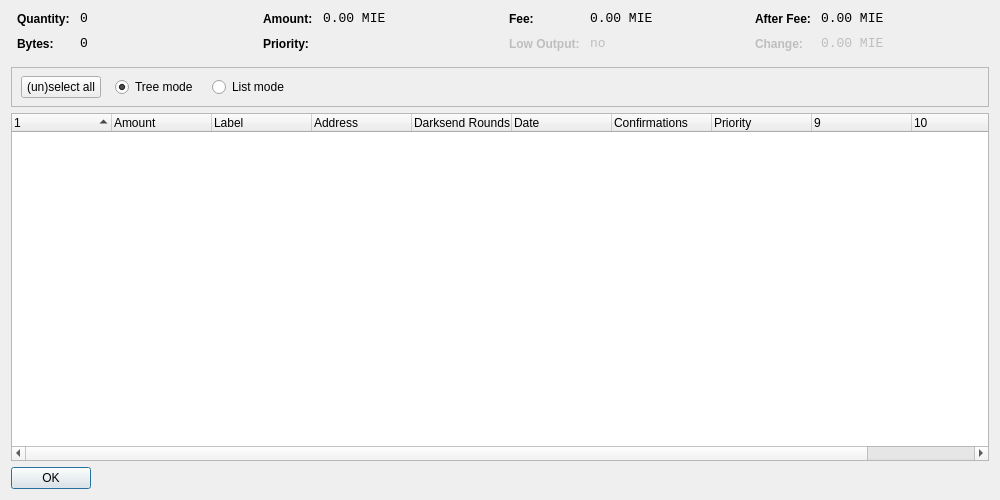
<?xml version="1.0" encoding="UTF-8"?>
<ui version="4.0">
 <class>CoinControlDialog</class>
 <widget class="QDialog" name="CoinControlDialog">
  <property name="geometry">
   <rect>
    <x>0</x>
    <y>0</y>
    <width>1000</width>
    <height>500</height>
   </rect>
  </property>
  <property name="windowTitle">
   <string>Coin Control</string>
  </property>
  <layout class="QVBoxLayout" name="verticalLayout">
   <item>
    <layout class="QHBoxLayout" name="horizontalLayoutTop" stretch="0,0,0,0">
     <property name="topMargin">
      <number>0</number>
     </property>
     <property name="bottomMargin">
      <number>10</number>
     </property>
     <item>
      <layout class="QFormLayout" name="formLayoutCoinControl1">
       <property name="horizontalSpacing">
        <number>10</number>
       </property>
       <property name="verticalSpacing">
        <number>10</number>
       </property>
       <property name="leftMargin">
        <number>6</number>
       </property>
       <property name="rightMargin">
        <number>6</number>
       </property>
       <item row="0" column="0">
        <widget class="QLabel" name="labelCoinControlQuantityText">
         <property name="styleSheet">
          <string notr="true">font-weight:bold;</string>
         </property>
         <property name="text">
          <string>Quantity:</string>
         </property>
        </widget>
       </item>
       <item row="0" column="1">
        <widget class="QLabel" name="labelCoinControlQuantity">
         <property name="font">
          <font>
           <family>Monospace</family>
           <pointsize>10</pointsize>
          </font>
         </property>
         <property name="cursor">
          <cursorShape>IBeamCursor</cursorShape>
         </property>
         <property name="contextMenuPolicy">
          <enum>Qt::ActionsContextMenu</enum>
         </property>
         <property name="text">
          <string notr="true">0</string>
         </property>
         <property name="textInteractionFlags">
          <set>Qt::LinksAccessibleByMouse|Qt::TextSelectableByKeyboard|Qt::TextSelectableByMouse</set>
         </property>
        </widget>
       </item>
       <item row="1" column="0">
        <widget class="QLabel" name="labelCoinControlBytesText">
         <property name="styleSheet">
          <string notr="true">font-weight:bold;</string>
         </property>
         <property name="text">
          <string>Bytes:</string>
         </property>
        </widget>
       </item>
       <item row="1" column="1">
        <widget class="QLabel" name="labelCoinControlBytes">
         <property name="font">
          <font>
           <family>Monospace</family>
           <pointsize>10</pointsize>
          </font>
         </property>
         <property name="cursor">
          <cursorShape>IBeamCursor</cursorShape>
         </property>
         <property name="contextMenuPolicy">
          <enum>Qt::ActionsContextMenu</enum>
         </property>
         <property name="text">
          <string notr="true">0</string>
         </property>
         <property name="textInteractionFlags">
          <set>Qt::LinksAccessibleByMouse|Qt::TextSelectableByKeyboard|Qt::TextSelectableByMouse</set>
         </property>
        </widget>
       </item>
      </layout>
     </item>
     <item>
      <layout class="QFormLayout" name="formLayoutCoinControl2">
       <property name="horizontalSpacing">
        <number>10</number>
       </property>
       <property name="verticalSpacing">
        <number>10</number>
       </property>
       <property name="leftMargin">
        <number>6</number>
       </property>
       <property name="rightMargin">
        <number>6</number>
       </property>
       <item row="0" column="0">
        <widget class="QLabel" name="labelCoinControlAmountText">
         <property name="styleSheet">
          <string notr="true">font-weight:bold;</string>
         </property>
         <property name="text">
          <string>Amount:</string>
         </property>
        </widget>
       </item>
       <item row="0" column="1">
        <widget class="QLabel" name="labelCoinControlAmount">
         <property name="font">
          <font>
           <family>Monospace</family>
           <pointsize>10</pointsize>
          </font>
         </property>
         <property name="cursor">
          <cursorShape>IBeamCursor</cursorShape>
         </property>
         <property name="contextMenuPolicy">
          <enum>Qt::ActionsContextMenu</enum>
         </property>
         <property name="text">
          <string notr="true">0.00 MIE</string>
         </property>
         <property name="textInteractionFlags">
          <set>Qt::LinksAccessibleByMouse|Qt::TextSelectableByKeyboard|Qt::TextSelectableByMouse</set>
         </property>
        </widget>
       </item>
       <item row="1" column="0">
        <widget class="QLabel" name="labelCoinControlPriorityText">
         <property name="styleSheet">
          <string notr="true">font-weight:bold;</string>
         </property>
         <property name="text">
          <string>Priority:</string>
         </property>
        </widget>
       </item>
       <item row="1" column="1">
        <widget class="QLabel" name="labelCoinControlPriority">
         <property name="font">
          <font>
           <family>Monospace</family>
           <pointsize>10</pointsize>
          </font>
         </property>
         <property name="cursor">
          <cursorShape>IBeamCursor</cursorShape>
         </property>
         <property name="contextMenuPolicy">
          <enum>Qt::ActionsContextMenu</enum>
         </property>
         <property name="text">
          <string/>
         </property>
         <property name="textInteractionFlags">
          <set>Qt::LinksAccessibleByMouse|Qt::TextSelectableByKeyboard|Qt::TextSelectableByMouse</set>
         </property>
        </widget>
       </item>
      </layout>
     </item>
     <item>
      <layout class="QFormLayout" name="formLayoutCoinControl3">
       <property name="horizontalSpacing">
        <number>10</number>
       </property>
       <property name="verticalSpacing">
        <number>10</number>
       </property>
       <property name="leftMargin">
        <number>6</number>
       </property>
       <property name="rightMargin">
        <number>6</number>
       </property>
       <item row="0" column="0">
        <widget class="QLabel" name="labelCoinControlFeeText">
         <property name="styleSheet">
          <string notr="true">font-weight:bold;</string>
         </property>
         <property name="text">
          <string>Fee:</string>
         </property>
        </widget>
       </item>
       <item row="0" column="1">
        <widget class="QLabel" name="labelCoinControlFee">
         <property name="font">
          <font>
           <family>Monospace</family>
           <pointsize>10</pointsize>
          </font>
         </property>
         <property name="cursor">
          <cursorShape>IBeamCursor</cursorShape>
         </property>
         <property name="contextMenuPolicy">
          <enum>Qt::ActionsContextMenu</enum>
         </property>
         <property name="text">
          <string notr="true">0.00 MIE</string>
         </property>
         <property name="textInteractionFlags">
          <set>Qt::LinksAccessibleByMouse|Qt::TextSelectableByKeyboard|Qt::TextSelectableByMouse</set>
         </property>
        </widget>
       </item>
       <item row="1" column="0">
        <widget class="QLabel" name="labelCoinControlLowOutputText">
         <property name="enabled">
          <bool>false</bool>
         </property>
         <property name="styleSheet">
          <string notr="true">font-weight:bold;</string>
         </property>
         <property name="text">
          <string>Low Output:</string>
         </property>
        </widget>
       </item>
       <item row="1" column="1">
        <widget class="QLabel" name="labelCoinControlLowOutput">
         <property name="enabled">
          <bool>false</bool>
         </property>
         <property name="font">
          <font>
           <family>Monospace</family>
           <pointsize>10</pointsize>
          </font>
         </property>
         <property name="cursor">
          <cursorShape>IBeamCursor</cursorShape>
         </property>
         <property name="contextMenuPolicy">
          <enum>Qt::ActionsContextMenu</enum>
         </property>
         <property name="text">
          <string notr="true">no</string>
         </property>
         <property name="textInteractionFlags">
          <set>Qt::LinksAccessibleByMouse|Qt::TextSelectableByKeyboard|Qt::TextSelectableByMouse</set>
         </property>
        </widget>
       </item>
      </layout>
     </item>
     <item>
      <layout class="QFormLayout" name="formLayoutCoinControl4">
       <property name="horizontalSpacing">
        <number>10</number>
       </property>
       <property name="verticalSpacing">
        <number>10</number>
       </property>
       <property name="leftMargin">
        <number>6</number>
       </property>
       <property name="rightMargin">
        <number>6</number>
       </property>
       <item row="0" column="0">
        <widget class="QLabel" name="labelCoinControlAfterFeeText">
         <property name="styleSheet">
          <string notr="true">font-weight:bold;</string>
         </property>
         <property name="text">
          <string>After Fee:</string>
         </property>
        </widget>
       </item>
       <item row="0" column="1">
        <widget class="QLabel" name="labelCoinControlAfterFee">
         <property name="font">
          <font>
           <family>Monospace</family>
           <pointsize>10</pointsize>
          </font>
         </property>
         <property name="cursor">
          <cursorShape>IBeamCursor</cursorShape>
         </property>
         <property name="contextMenuPolicy">
          <enum>Qt::ActionsContextMenu</enum>
         </property>
         <property name="text">
          <string notr="true">0.00 MIE</string>
         </property>
         <property name="textInteractionFlags">
          <set>Qt::LinksAccessibleByMouse|Qt::TextSelectableByKeyboard|Qt::TextSelectableByMouse</set>
         </property>
        </widget>
       </item>
       <item row="1" column="0">
        <widget class="QLabel" name="labelCoinControlChangeText">
         <property name="enabled">
          <bool>false</bool>
         </property>
         <property name="styleSheet">
          <string notr="true">font-weight:bold;</string>
         </property>
         <property name="text">
          <string>Change:</string>
         </property>
        </widget>
       </item>
       <item row="1" column="1">
        <widget class="QLabel" name="labelCoinControlChange">
         <property name="enabled">
          <bool>false</bool>
         </property>
         <property name="font">
          <font>
           <family>Monospace</family>
           <pointsize>10</pointsize>
          </font>
         </property>
         <property name="cursor">
          <cursorShape>IBeamCursor</cursorShape>
         </property>
         <property name="contextMenuPolicy">
          <enum>Qt::ActionsContextMenu</enum>
         </property>
         <property name="text">
          <string notr="true">0.00 MIE</string>
         </property>
         <property name="textInteractionFlags">
          <set>Qt::LinksAccessibleByMouse|Qt::TextSelectableByKeyboard|Qt::TextSelectableByMouse</set>
         </property>
        </widget>
       </item>
      </layout>
     </item>
    </layout>
   </item>
   <item>
    <widget class="QFrame" name="frame">
     <property name="minimumSize">
      <size>
       <width>0</width>
       <height>40</height>
      </size>
     </property>
     <property name="frameShape">
      <enum>QFrame::StyledPanel</enum>
     </property>
     <property name="frameShadow">
      <enum>QFrame::Sunken</enum>
     </property>
     <widget class="QWidget" name="horizontalLayoutWidget">
      <property name="geometry">
       <rect>
        <x>10</x>
        <y>0</y>
        <width>781</width>
        <height>41</height>
       </rect>
      </property>
      <layout class="QHBoxLayout" name="horizontalLayoutPanel" stretch="0,0,0,0,0">
       <property name="spacing">
        <number>14</number>
       </property>
       <item>
        <widget class="QPushButton" name="pushButtonSelectAll">
         <property name="sizePolicy">
          <sizepolicy hsizetype="Maximum" vsizetype="Fixed">
           <horstretch>0</horstretch>
           <verstretch>0</verstretch>
          </sizepolicy>
         </property>
         <property name="text">
          <string>(un)select all</string>
         </property>
        </widget>
       </item>
       <item>
        <widget class="QRadioButton" name="radioTreeMode">
         <property name="sizePolicy">
          <sizepolicy hsizetype="Maximum" vsizetype="Fixed">
           <horstretch>0</horstretch>
           <verstretch>0</verstretch>
          </sizepolicy>
         </property>
         <property name="text">
          <string>Tree mode</string>
         </property>
         <property name="checked">
          <bool>true</bool>
         </property>
        </widget>
       </item>
       <item>
        <widget class="QRadioButton" name="radioListMode">
         <property name="sizePolicy">
          <sizepolicy hsizetype="Maximum" vsizetype="Fixed">
           <horstretch>0</horstretch>
           <verstretch>0</verstretch>
          </sizepolicy>
         </property>
         <property name="text">
          <string>List mode</string>
         </property>
        </widget>
       </item>
       <item>
        <spacer name="horizontalSpacer">
         <property name="orientation">
          <enum>Qt::Horizontal</enum>
         </property>
         <property name="sizeHint" stdset="0">
          <size>
           <width>40</width>
           <height>20</height>
          </size>
         </property>
        </spacer>
       </item>
      </layout>
     </widget>
    </widget>
   </item>
   <item>
    <widget class="CoinControlTreeWidget" name="treeWidget">
     <property name="contextMenuPolicy">
      <enum>Qt::CustomContextMenu</enum>
     </property>
     <property name="sortingEnabled">
      <bool>false</bool>
     </property>
     <property name="columnCount">
      <number>11</number>
     </property>
     <attribute name="headerShowSortIndicator" stdset="0">
      <bool>true</bool>
     </attribute>
     <attribute name="headerStretchLastSection">
      <bool>false</bool>
     </attribute>
     <column>
      <property name="text">
       <string/>
      </property>
     </column>
     <column>
      <property name="text">
       <string>Amount</string>
      </property>
     </column>
     <column>
      <property name="text">
       <string>Label</string>
      </property>
     </column>
     <column>
      <property name="text">
       <string>Address</string>
      </property>
     </column>
     <column>
      <property name="text">
       <string>Darksend Rounds</string>
      </property>
    </column>
     <column>
      <property name="text">
       <string>Date</string>
      </property>
     </column>
     <column>
      <property name="text">
       <string>Confirmations</string>
      </property>
      <property name="toolTip">
       <string>Confirmed</string>
      </property>
     </column>
     <column>
      <property name="text">
       <string>Priority</string>
      </property>
     </column>
     <column>
      <property name="text">
       <string/>
      </property>
     </column>
     <column>
      <property name="text">
       <string/>
      </property>
     </column>
     <column>
      <property name="text">
       <string/>
      </property>
     </column>
     <column>
      <property name="text">
       <string/>
      </property>
     </column>
    </widget>
   </item>
   <item>
    <widget class="QDialogButtonBox" name="buttonBox">
     <property name="sizePolicy">
      <sizepolicy hsizetype="Maximum" vsizetype="Fixed">
       <horstretch>0</horstretch>
       <verstretch>0</verstretch>
      </sizepolicy>
     </property>
     <property name="orientation">
      <enum>Qt::Horizontal</enum>
     </property>
     <property name="standardButtons">
      <set>QDialogButtonBox::Ok</set>
     </property>
    </widget>
   </item>
  </layout>
 </widget>
 <customwidgets>
  <customwidget>
   <class>CoinControlTreeWidget</class>
   <extends>QTreeWidget</extends>
   <header>coincontroltreewidget.h</header>
  </customwidget>
 </customwidgets>
 <resources/>
 <connections/>
</ui>
